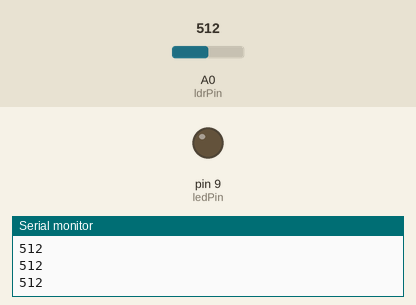
The sketch below on a simulated Arduino Uno, built with avr-gcc and run on an emulated ATmega328P. Shown: output pins drawn as LEDs (lit = HIGH), the last lines printed to the serial monitor. The test bench sets the inputs (shaded band); at power-on: A0 (ldrPin) = 512. Not simulated (calls return 0 or success): arduino_secrets.h.

Above: at 1.2 s.
1.3 s: A0 (ldrPin) set to 172
2.8 s: A0 (ldrPin) set to 145
At 3.8 s:
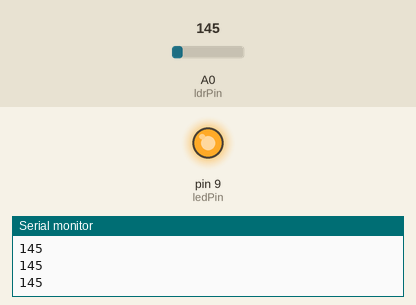
4.3 s: A0 (ldrPin) set to 170
At 5.1 s:
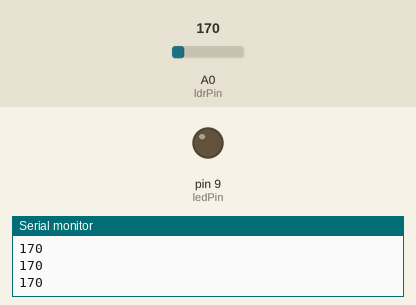
5.8 s: A0 (ldrPin) set to 150
At 6.4 s:
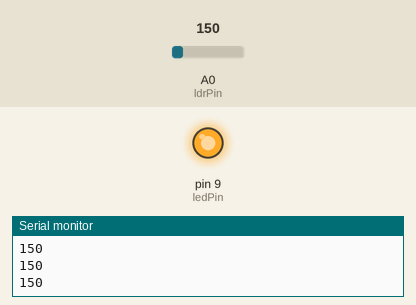
Timing chart, 0 to 8.3 s (numbered marks = the images above; inputs shaded):
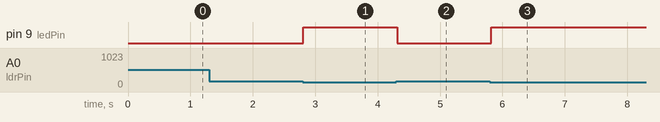

The sketch:

LDR_Controlled_LED.ino
```cpp
#include "arduino_secrets.h"

int ledPin = 9;         // LED connected to digital pin 9
int ldrPin = A0;        // LDR connected to analog pin A0
int threshold = 160;    // Threshold value to turn the LED on

void setup() {
  pinMode(ledPin, OUTPUT);
  Serial.begin(9600);
}

void loop() {
  int ldrValue = analogRead(ldrPin);  // Read the LDR value
  Serial.println(ldrValue);           // Print the LDR value for calibration

  if (ldrValue < threshold) {
    digitalWrite(ledPin, HIGH);  // Turn LED on if it's dark
  } else {
    digitalWrite(ledPin, LOW);   // Turn LED off if it's bright
  }
  delay(100);  // Delay for stability
}
```

Measured:
- the behaviour switches between 160 and 159 on A0 (ldrPin) (found by bisection; images 0 and 1)
- after the input at 2.8 s, pin 9 (ledPin): LOW → HIGH at once
- after the input at 4.3 s, pin 9 (ledPin): HIGH → LOW at once
- after the input at 5.8 s, pin 9 (ledPin): LOW → HIGH at once
